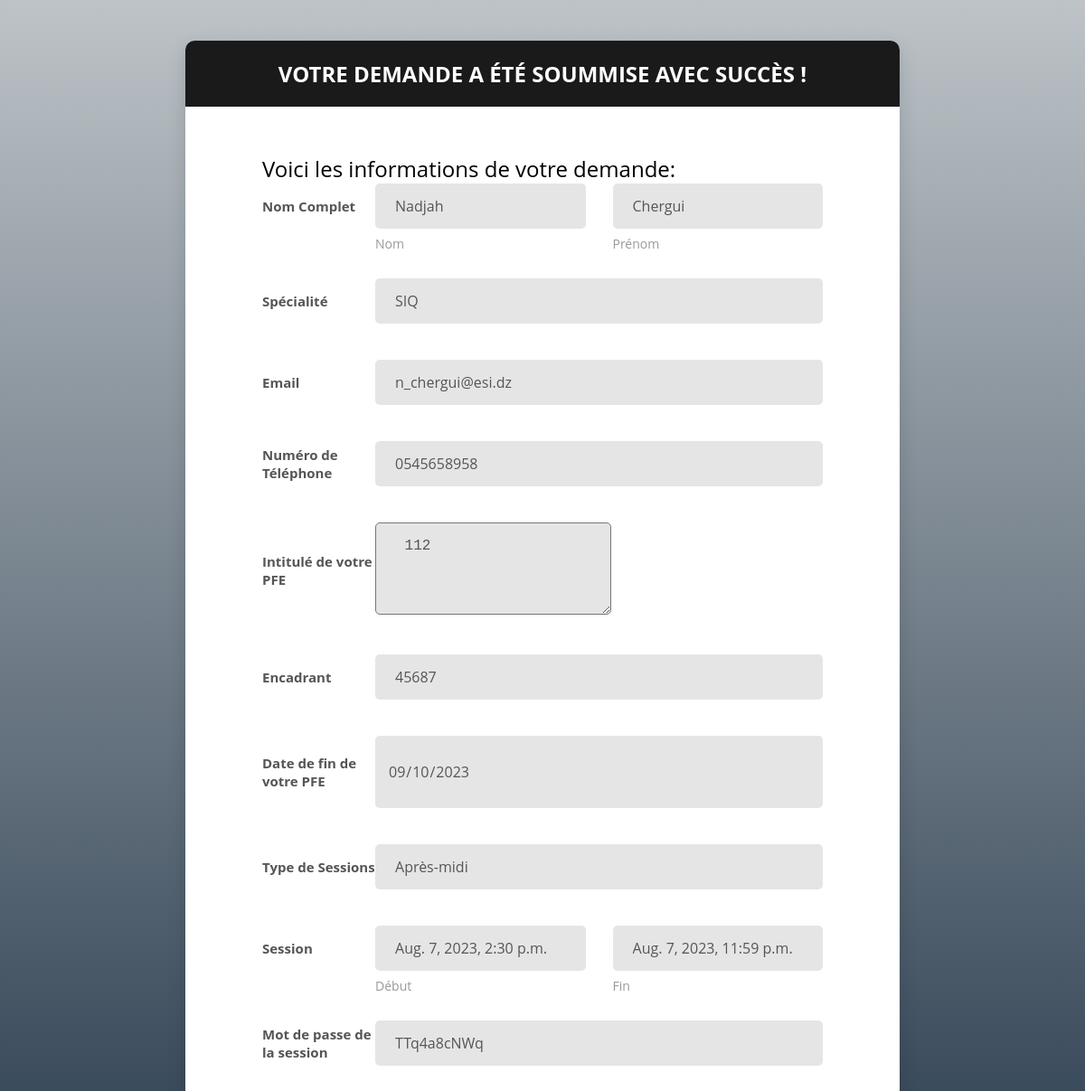
The page /success/24 on the database its author committed.
### app/models.py (models this page shows, shortened)
class Etudiant(models.Model):
    SPECIALITY_CHOICES = (
        ('SIQ', 'SIQ'),
        ('SID', 'SID'),
        ('SIL', 'SIL'),
        ('SIT', 'SIT'),
    )
    nom = models.CharField(max_length=100)
    prenom = models.CharField(max_length=100)
    specialite = models.CharField(max_length=3, choices=SPECIALITY_CHOICES)
    email = models.EmailField()
    telephone = models.CharField(max_length=15)
    intitule_pfe = models.TextField()
    encadrant = models.CharField(max_length=100)
    date_fin_pfe = models.DateField()
    password = models.CharField(max_length=100, blank=True)
    nb_infractions = models.IntegerField(default=0)
    is_banned = models.BooleanField(default=False)

class SessionRequest(models.Model):
    SessionRequestStatus = (
        ('Nouvelle', 'Nouvelle'),
        ('Redemande', 'Redemande'),
    )
    SESSION_CHOICES = (
        ('Matinale', '7:00 - 14:00'),
        ('Après-midi', '14:30 - 23:59'),
    )
    SESSION_STATUS_CHOICES = (
    ('En attente', 'En attente'),
    ('Active', 'Active'),
    ('Complète', 'Complète'),
)
    status = models.CharField(max_length=20, choices=SESSION_STATUS_CHOICES, default='En attente')
    etudiant = models.ForeignKey('Etudiant', on_delete=models.CASCADE)
    date_demande = models.DateTimeField(auto_now_add=True)
    date_debut = models.DateTimeField(null=True,blank=True)
    date_fin = models.DateTimeField(null=True,blank=True)
    password = models.CharField(max_length=100, blank=True)
    type = models.CharField(max_length=10, choices=SessionRequestStatus, default='Nouvelle')
    session_choice = models.CharField(max_length=10, choices=SESSION_CHOICES)
    celery_task_id = models.CharField(max_length=255, blank=True, null=True)

### app/views.py (the view)
# urls.py: path('success/<int:id>', views.success_session_request, name='success_session_request'),
def success_session_request(request,id):
    session_request = SessionRequest.objects.get(pk=id)
    etudiant = session_request.etudiant
    return render(request, 'app/success.html', {'session_request': session_request,'etudiant':etudiant})

### app/templates/app/success.html (shortened to what this page needs)
{% load static %}
<!DOCTYPE html>
<html lang="en">
<head>
    <link href="{% static 'vendor/mdi-font/css/material-design-iconic-font.min.css' %}" rel="stylesheet" media="all">
    <link href="{% static 'vendor/font-awesome-4.7/css/font-awesome.min.css' %}" rel="stylesheet" media="all">
    <link href="{% static 'vendor/select2/select2.min.css' %}" rel="stylesheet" media="all">
    <link href="{% static 'vendor/datepicker/daterangepicker.css' %}" rel="stylesheet" media="all">
    <link href="{% static 'css/main.css' %}" rel="stylesheet" media="all">
</head>
<body>
    <div class="page-wrapper bg-gra-01 p-t-45 p-b-50">
        <div class="wrapper wrapper--w790">
            <div class="card card-5">
                <div class="card-heading">
                    <h2 class="title">Votre demande a été soummise avec succès !</h2>
                </div>
                <div class="card-body">
                    <form method="POST" enctype="multipart/form-data">
                        <h3>Voici les informations de votre demande:</h3>
                        <div class="form-row m-b-55">
                            <div class="name">Nom Complet</div>
                            <div class="value">
                                <div class="row row-space">
                                    <div class="col-2">
                                        <div class="input-group-desc">
                                            <input class="input--style-5" type="text" name="nom" value="{{etudiant.nom}}" readonly>
                                            <label class="label--desc">Nom</label>
                                        </div>
                                    </div>
                                    <div class="col-2">
                                        <div class="input-group-desc">
                                            <input class="input--style-5" type="text" name="prenom" value="{{etudiant.prenom}}" readonly>
                                            <label class="label--desc">Prénom</label>
                                        </div>
                                    </div>
                                </div>
                            </div>
                        </div>
                        <div class="form-row">
                            <div class="name">Spécialité</div>
                            <div class="value">
                                <div class="input-group">
                                    <div class="rs-select2 js-select-simple select--no-search">
                                        <input class="input--style-5" type="text" name="specialité" value="{{etudiant.specialite}}" readonly>
                                    </div>
                                </div>
                            </div>
                        </div>
                        <div class="form-row">
                            <div class="name">Email</div>
                            <div class="value">
                                <div class="input-group">
                                    <input class="input--style-5" type="email" name="email" value="{{etudiant.email}}" readonly>
                                </div>
                            </div>
                        </div>
                        <div class="form-row">
                            <div class="name">Numéro de Téléphone</div>
                            <div class="value">
                                        <div class="input-group-desc">
                                            <input class="input--style-5" type="text" name="telephone" value="{{etudiant.telephone}}" readonly>
                                        </div>
                            </div>
                        </div>
                        <div class="form-row">
                            <div class="name">Intitulé de votre PFE</div>
                            <div class="value">
                                        <div class="input-group-desc">
                                            <textarea class="input--style-5" type="text" name="intitule" readonly>{{etudiant.intitule_pfe}} </textarea>
                                        </div>
                            </div>
                        </div>
                        <div class="form-row">
                            <div class="name">Encadrant</div>
                            <div class="value">
                                        <div class="input-group-desc">
                                            <input class="input--style-5" type="text" name="encadrant" value="{{etudiant.encadrant}}" readonly>
                                        </div>
                            </div>
                        </div>
                        <div class="form-row">
                            <div class="name">Date de fin de votre PFE</div>
                            <div class="value">
                                        <div class="input-group-desc">
                                            <input class="input--style-5" type="date" name="date_fin" readonly value="{{etudiant.date_fin_pfe|date:'Y-m-d'}}">
                                        </div>
                            </div>
                        </div>
                        <div class="form-row">
                            <div class="name">Type de Sessions</div>
                            <div class="value">
                                        <div class="input-group-desc">
                                            <input class="input--style-5" type="text" name="encadrant" value="{{session_request.session_choice}}" readonly>
                                        </div>
                            </div>
                        </div>
                        <div class="form-row m-b-55">
                            <div class="name">Session</div>
                            <div class="value">
                                <div class="row row-space">
                                    <div class="col-2">
                                        <div class="input-group-desc">
                                            <input class="input--style-5" type="text" value="{{session_request.date_debut}}" readonly>
                                            <label class="label--desc">Début</label>
                                        </div>
                                    </div>
                                    <div class="col-2">
                                        <div class="input-group-desc">
                                            <input class="input--style-5" type="text" name="prenom" value="{{session_request.date_fin}}" readonly>
                                            <label class="label--desc">Fin</label>
                                        </div>
                                    </div>
                                </div>
                            </div>
                        </div>
                        <div class="form-row">
                            <div class="name">Mot de passe de la session</div>
                            <div class="value">
                                        <div class="input-group-desc">
                                            <input class="input--style-5" type="text" value="{{session_request.password}}" readonly>
                                        </div>
                            </div>
                        </div>
                    </form>
                </div>
            </div>
        </div>
    </div>
</body>
</html>

### app/static/css/main.css (style rules this page uses)
.row { display: -webkit-box; display: -webkit-flex; display: -moz-box; display: -ms-flexbox; display: flex; -webkit-flex-wrap: wrap; -ms-flex-wrap: wrap; flex-wrap: wrap; }
.row .col-2:last-child .input-group-desc { margin-bottom: 0; }
.row-space { -webkit-box-pack: justify; -webkit-justify-content: space-between; -moz-box-pack: justify; -ms-flex-pack: justify; justify-content: space-between; }
.col-2 { width: -webkit-calc((100% - 30px) / 2); width: -moz-calc((100% - 30px) / 2); width: calc((100% - 30px) / 2); }
.form-row { display: -webkit-box; display: -webkit-flex; display: -moz-box; display: -ms-flexbox; display: flex; -webkit-flex-wrap: wrap; -ms-flex-wrap: wrap; flex-wrap: wrap; -webkit-box-align: center; -webkit-align-items: center; -moz-box-align: center; -ms-flex-align: center; align-items: center; margin-bottom: 40px; }
.form-row .name { width: 125px; color: #555; font-size: 15px; font-weight: 700; }
.form-row .value { width: -webkit-calc(100% - 125px); width: -moz-calc(100% - 125px); width: calc(100% - 125px); }
html { -webkit-box-sizing: border-box; -moz-box-sizing: border-box; box-sizing: border-box; }
* { padding: 0; margin: 0; }
*, *:before, *:after { -webkit-box-sizing: inherit; -moz-box-sizing: inherit; box-sizing: inherit; }
body, h1, h2, h3, h4, h5, h6, blockquote, p, pre, dl, dd, ol, ul, figure, hr, fieldset, legend { margin: 0; padding: 0; }
.page-wrapper { min-height: 100vh; }
body { font-family: "Open Sans", "Arial", "Helvetica Neue", sans-serif; font-weight: 400; font-size: 14px; }
h1, h2, h3, h4, h5, h6 { font-weight: 400; }
h2 { font-size: 30px; }
h3 { font-size: 24px; }
.bg-gra-01 { background: -webkit-gradient(linear, left bottom, left top, from(#2c3e50), to(#bdc3c7)); background: -webkit-linear-gradient(bottom, #2c3e50 0%, #bdc3c7 100%); background: -moz-linear-gradient(bottom, #2c3e50 0%, #bdc3c7 100%); background: -o-linear-gradient(bottom, #2c3e50 0%, #bdc3c7 100%); background: linear-gradient(to top, #2c3e50 0%, #bdc3c7 100%); }
.p-t-45 { padding-top: 45px; }
.p-b-50 { padding-bottom: 50px; }
.m-b-55 { margin-bottom: 55px; }
.wrapper { margin: 0 auto; }
.wrapper--w790 { max-width: 790px; }
input[type="date" i] { padding: 14px; }
input { outline: none; margin: 0; border: none; -webkit-box-shadow: none; -moz-box-shadow: none; box-shadow: none; width: 100%; font-size: 14px; font-family: inherit; }
.input--style-5 { background: #e5e5e5; line-height: 50px; -webkit-border-radius: 5px; -moz-border-radius: 5px; border-radius: 5px; padding: 0 22px; font-size: 16px; color: #555; }
.input-group-desc { position: relative; }
.input-group { position: relative; margin: 0; }
.label--desc { position: absolute; text-transform: capitalize; display: block; color: #999; font-size: 14px; margin: 0; margin-top: 7px; left: 0; }
.title { font-size: 24px; text-transform: uppercase; font-weight: 700; text-align: center; color: #fff; }
.card { -webkit-border-radius: 3px; -moz-border-radius: 3px; border-radius: 3px; background: #fff; }
.card-5 { background: #fff; -webkit-border-radius: 10px; -moz-border-radius: 10px; border-radius: 10px; -webkit-box-shadow: 0px 8px 20px 0px rgba(0, 0, 0, 0.15); -moz-box-shadow: 0px 8px 20px 0px rgba(0, 0, 0, 0.15); box-shadow: 0px 8px 20px 0px rgba(0, 0, 0, 0.15); }
.card-5 .card-heading { padding: 20px 0; background: #1a1a1a; -webkit-border-top-left-radius: 10px; -moz-border-radius-topleft: 10px; border-top-left-radius: 10px; -webkit-border-top-right-radius: 10px; -moz-border-radius-topright: 10px; border-top-right-radius: 10px; }
.card-5 .card-body { padding: 52px 85px; padding-bottom: 73px; }

### rows shown on the page
Etudiant: nom "Nadjah", prenom "Chergui", specialité "SIQ", email "n_chergui@esi.dz", telephone "0545658958", intitule "112", encadrant "45687", date_fin "09/10/2023"
SessionRequest: encadrant "Après-midi", date_debut "Aug. 7, 2023, 2:30 p.m.", prenom "Aug. 7, 2023, 11:59 p.m.", password "TTq4a8cNWq"
